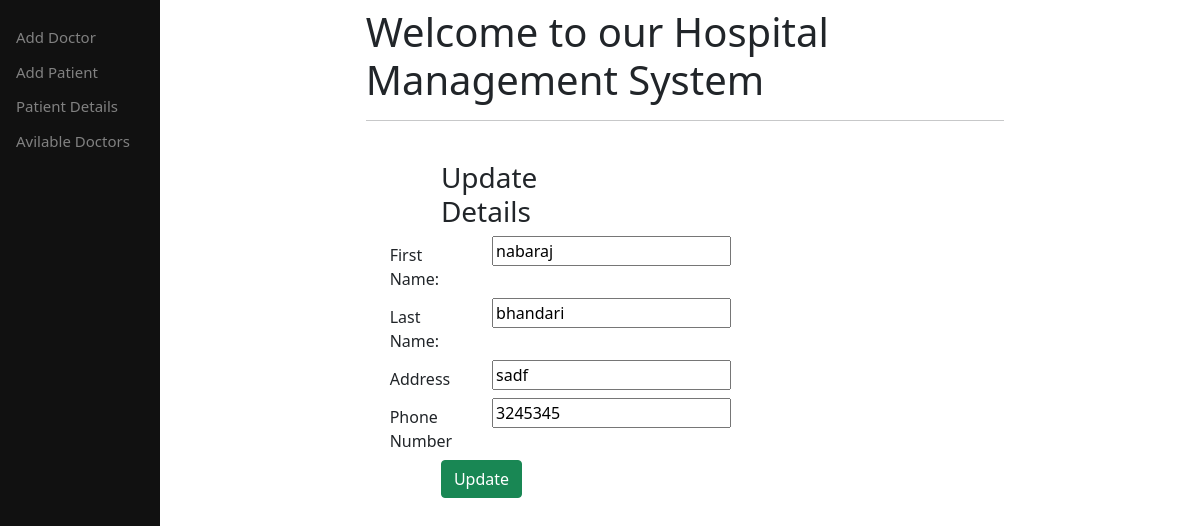
Page /edit/25 on the committed database.
### main/models.py (models this page shows, shortened)
class Doctor(models.Model):
    first_name=models.CharField(max_length=200,blank=True)
    last_name=models.CharField(max_length=200,blank=True)
    address=models.CharField(max_length=100,blank=True)
    phone=models.CharField(max_length=20,blank=True)

### main/views.py (the view)
# urls.py: path('edit/<int:id>', views.edit),
def edit(request, id):
    doctor = Doctor.objects.get(id=id)
    return render(request,'main/edit.html',{'doctorss':doctor})

### main/templates/main/edit.html (shortened to what this page needs)
{%extends "main/base.html"%}
{%block content%}
<head>
  {% load crispy_forms_tags%}
</head>
<body>
<form method="POST" class="post-form" action="/update/{{doctorss.id}}">
    <div class="container">
<br>
    <div class="form-group row">
    <label class="col-sm-1 col-form-label"></label>
    <div class="col-sm-4">
    <h3>Update Details</h3>
    </div>
  </div>
  <div class="form-group row">
    <label class="col-sm-2 col-form-label">First Name:</label>
    <div class="col-sm-4">
        <input type="text" name="first_name" id="id_first_name" required maxlength="30" value="{{doctorss.first_name}}" />
    </div>
  </div>
    <div class="form-group row">
    <label class="col-sm-2 col-form-label">Last Name:</label>
    <div class="col-sm-4">
        <input type="text" name="last_name" id="id_last_name" required maxlength="30" value="{{doctorss.last_name}}" />
    </div>
  </div>
    <div class="form-group row">
    <label class="col-sm-2 col-form-label">Address</label>
    <div class="col-sm-4">
        <input type="text" name="address" id="id_address" required maxlength="15" value="{{doctorss.address}}" />
    </div>
  </div>
  <div class="form-group row">
    <label class="col-sm-2 col-form-label">Phone Number</label>
    <div class="col-sm-4">
        <input type="text" name="phone" id="id_phone" required maxlength="15" value="{{doctorss.phone}}" />
    </div>
  </div>
    <div class="form-group row">
    <label class="col-sm-1 col-form-label"></label>
    <div class="col-sm-4">
    <button type="submit" class="btn btn-success">Update</button>
    </div>
  </div>
    </div>
</form>
</body>
{%endblock%}

### rows in the picture
Doctor: first_name "nabaraj", last_name "bhandari", address "sadf", phone "3245345"
